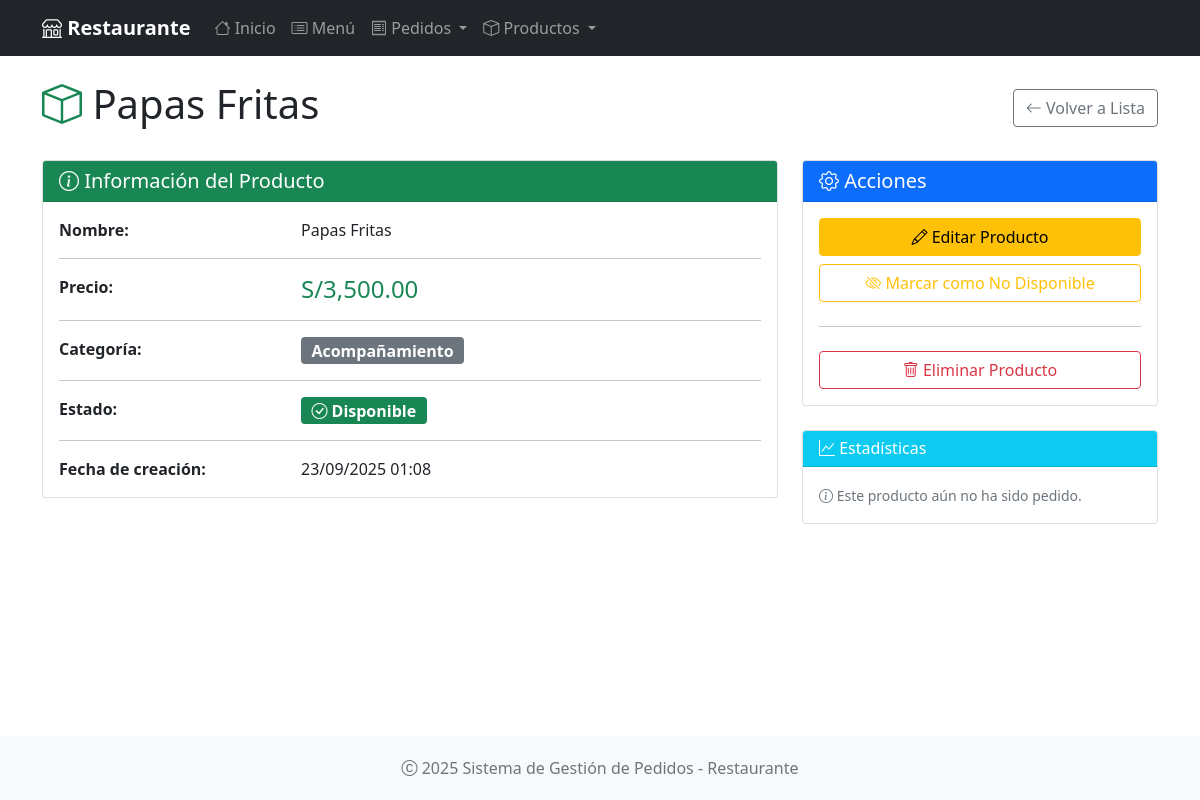
/productos/4, run on an earlier commit of the app's database.
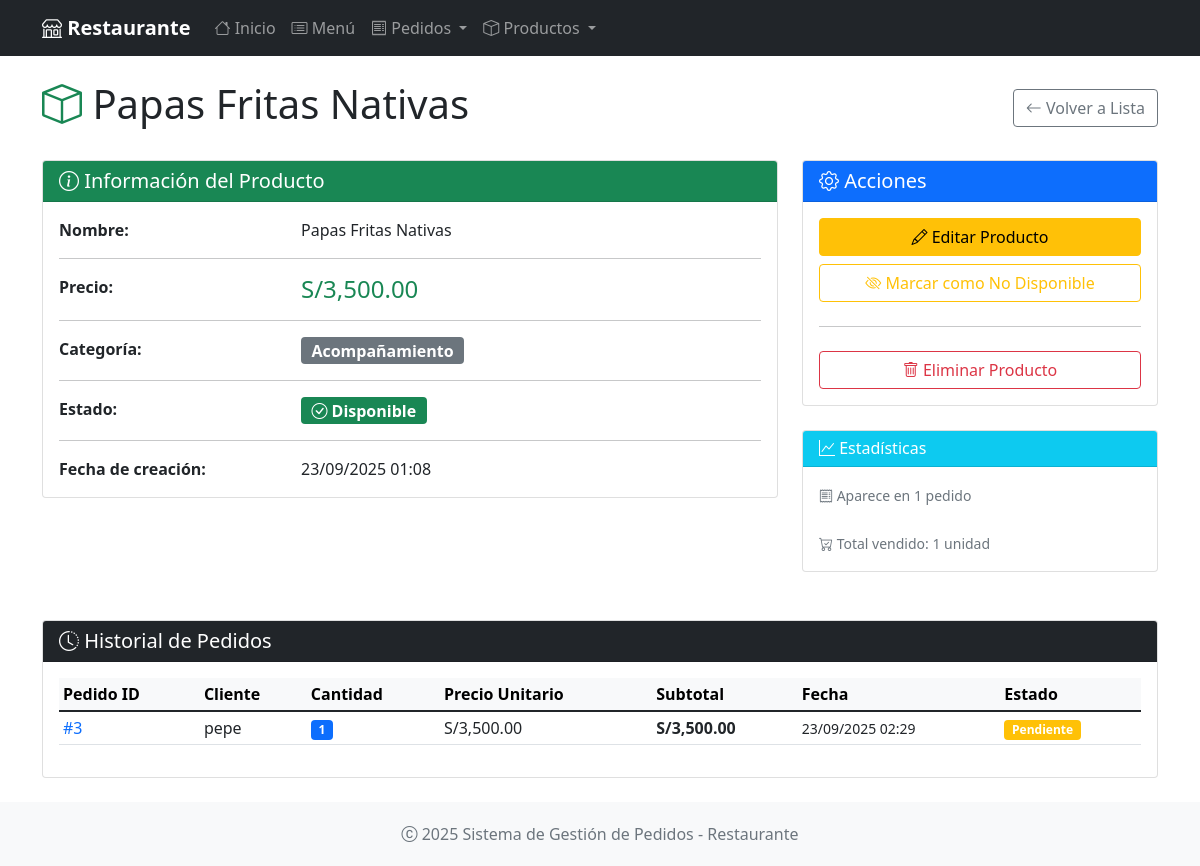
And on a later commit of the database.
### app.py (models this page shows, shortened)
class Producto(db.Model):
    __tablename__ = 'productos'
    id = db.Column(db.Integer, primary_key=True)
    nombre = db.Column(db.String(100), nullable=False)
    descripcion = db.Column(db.Text)
    precio = db.Column(db.Float, nullable=False)
    categoria = db.Column(db.String(50), nullable=False)
    disponible = db.Column(db.Boolean, default=True)
    fecha_creacion = db.Column(db.DateTime, default=datetime.utcnow)
    detalles_pedido = db.relationship('DetallePedido', backref='producto', lazy=True)

class DetallePedido(db.Model):
    __tablename__ = 'detalles_pedido'
    id = db.Column(db.Integer, primary_key=True)
    pedido_id = db.Column(db.Integer, db.ForeignKey('pedidos.id'), nullable=False)
    producto_id = db.Column(db.Integer, db.ForeignKey('productos.id'), nullable=False)
    cantidad = db.Column(db.Integer, nullable=False)
    precio_unitario = db.Column(db.Float, nullable=False)
    subtotal = db.Column(db.Float, nullable=False)
    observaciones = db.Column(db.String(200))

class Pedido(db.Model):
    __tablename__ = 'pedidos'
    id = db.Column(db.Integer, primary_key=True)
    cliente_nombre = db.Column(db.String(100), nullable=False)
    cliente_telefono = db.Column(db.String(20))
    mesa = db.Column(db.String(10))
    estado = db.Column(db.String(20), default='pendiente')
    total = db.Column(db.Float, default=0.0)
    fecha = db.Column(db.DateTime, default=datetime.utcnow)
    observaciones = db.Column(db.Text)
    detalles = db.relationship('DetallePedido', backref='pedido', lazy=True, cascade='all, delete-orphan')

### app.py (the view)
@app.route('/productos/<int:id>')
def ver_producto(id):
    producto = Producto.query.get_or_404(id)
    return render_template('productos/detalle.html', producto=producto)

### app/templates/productos/detalle.html (shortened to what the changed rows need)
{% extends "base.html" %}
{% block content %}
<div class="row">
    <div class="col-12">
        <div class="d-flex justify-content-between align-items-center mb-4">
            <h1 class="display-6">
                <i class="bi bi-box text-success"></i> {{ producto.nombre }}
            </h1>
            <div>
                <a href="{{ url_for('lista_productos') }}" class="btn btn-outline-secondary">
                </a>
            </div>
        </div>
    </div>
</div>
<div class="row">
    <div class="col-md-8 mb-4">
        <div class="card">
            <div class="card-body">
                <div class="row">
                    <div class="col-sm-4">
                        <strong>Nombre:</strong>
                    </div>
                    <div class="col-sm-8">
                        {{ producto.nombre }}
                    </div>
                </div>
                <div class="row">
                    <div class="col-sm-8">
                        <span class="h4 text-success">S/{{ "{:,.2f}".format(producto.precio) }}</span>
                    </div>
                </div>
                <div class="row">
                    <div class="col-sm-8">
                        <span class="badge bg-secondary fs-6">{{ producto.categoria }}</span>
                    </div>
                </div>
                <div class="row">
                    <div class="col-sm-4">
                        <strong>Fecha de creación:</strong>
                    </div>
                    <div class="col-sm-8">
                        {{ producto.fecha_creacion.strftime('%d/%m/%Y %H:%M') }}
                    </div>
                </div>
            </div>
        </div>
    </div>
    <div class="col-md-4 mb-4">
        <div class="card mt-4">
            <div class="card-body">
                <small class="text-muted">
                    {% set pedidos_con_producto = producto.detalles_pedido|length %}
                    {% if pedidos_con_producto > 0 %}
                        <i class="bi bi-receipt"></i> Aparece en {{ pedidos_con_producto }} pedido{{ 's' if pedidos_con_producto != 1 else '' }}
                        <br><br>
                        {% set total_vendido = producto.detalles_pedido|sum(attribute='cantidad') or 0 %}
                        <i class="bi bi-cart-check"></i> Total vendido: {{ total_vendido }} unidad{{ 'es' if total_vendido != 1 else '' }}
                    {% else %}
                        <i class="bi bi-info-circle"></i> Este producto aún no ha sido pedido.
                    {% endif %}
                </small>
            </div>
        </div>
    </div>
</div>
{% if producto.detalles_pedido %}
<div class="row mt-4">
    <div class="col-12">
        <div class="card">
            <div class="card-header bg-dark text-white">
                <h5 class="mb-0">
                    <i class="bi bi-clock-history"></i> Historial de Pedidos
                </h5>
            </div>
            <div class="card-body">
                <div class="table-responsive">
                    <table class="table table-sm">
                        <thead class="table-light">
                            <tr>
                                <th>Pedido ID</th>
                                <th>Cliente</th>
                                <th>Cantidad</th>
                                <th>Precio Unitario</th>
                                <th>Subtotal</th>
                                <th>Fecha</th>
                                <th>Estado</th>
                            </tr>
                        </thead>
                        <tbody>
                            {% for detalle in producto.detalles_pedido|reverse %}
                            <tr>
                                <td>
                                    <a href="{{ url_for('pedidos.ver_pedido', id=detalle.pedido.id) }}"
                                       class="text-decoration-none">
                                        #{{ detalle.pedido.id }}
                                    </a>
                                </td>
                                <td>{{ detalle.pedido.cliente_nombre }}</td>
                                <td>
                                    <span class="badge bg-primary">{{ detalle.cantidad }}</span>
                                </td>
                                <td>S/{{ "{:,.2f}".format(detalle.precio_unitario) }}</td>
                                <td><strong>S/{{ "{:,.2f}".format(detalle.subtotal) }}</strong></td>
                                <td>
                                    <small>{{ detalle.pedido.fecha.strftime('%d/%m/%Y %H:%M') }}</small>
                                </td>
                                <td>
                                    {% if detalle.pedido.estado == 'pendiente' %}
                                        <span class="badge bg-warning">Pendiente</span>
                                    {% elif detalle.pedido.estado == 'preparando' %}
                                        <span class="badge bg-info">Preparando</span>
                                    {% elif detalle.pedido.estado == 'listo' %}
                                        <span class="badge bg-success">Listo</span>
                                    {% elif detalle.pedido.estado == 'entregado' %}
                                        <span class="badge bg-secondary">Entregado</span>
                                    {% else %}
                                        <span class="badge bg-danger">Cancelado</span>
                                    {% endif %}
                                </td>
                            </tr>
                            {% endfor %}
                        </tbody>
                    </table>
                </div>
            </div>
        </div>
    </div>
</div>
{% endif %}
{% endblock %}

What changed in the data, as far as the page shows it:
changed Producto "Acompañamiento": nombre "Papas Fritas" → "Papas Fritas Nativas"
added DetallePedido: pedido.id "3", pedido.cliente_nombre "pepe", cantidad "1", precio_unitario "3,500.00", subtotal "3,500.00", pedido.fecha "23/09/2025 02:29"
Also different on the page:
{{ pedidos_con_producto }}: (not shown) → "1"
{{ total_vendido }}: (not shown) → "1"
text no longer shown: "Este producto aún no ha sido pedido."
text now shown: "Aparece en pedido Total vendido: unidad Historial de Pedidos Pedido ID Cliente Cantidad Precio Unitario Subtotal Fecha Estado"
